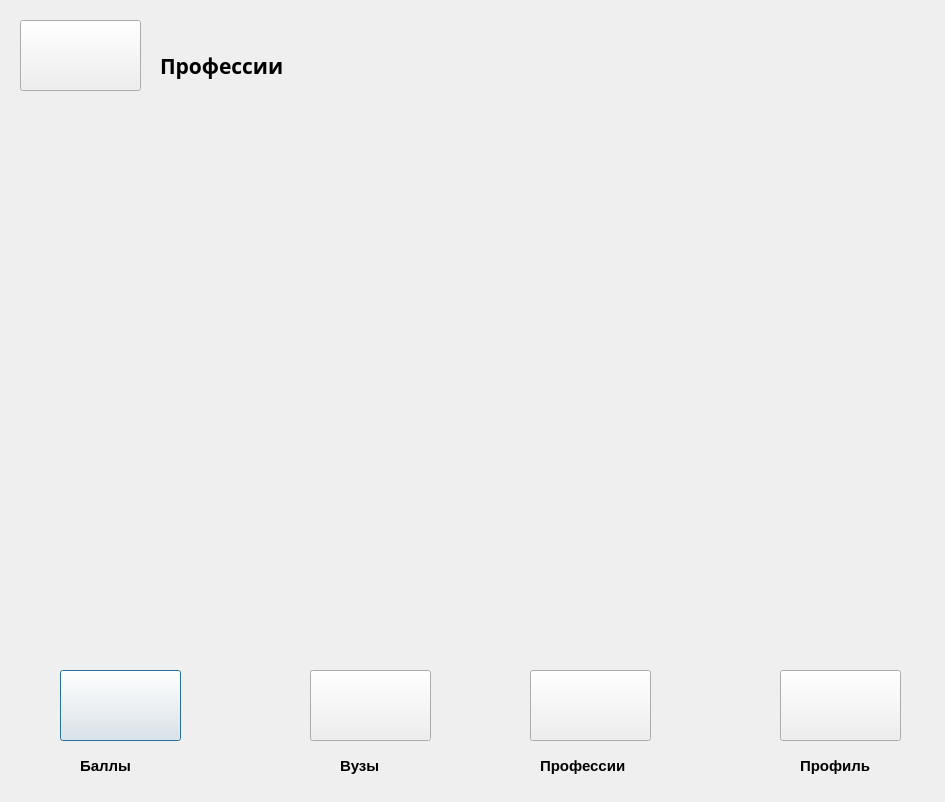
<?xml version="1.0" encoding="UTF-8"?>
<ui version="4.0">
 <class>Dialog</class>
 <widget class="QDialog" name="Dialog">
  <property name="geometry">
   <rect>
    <x>0</x>
    <y>0</y>
    <width>945</width>
    <height>802</height>
   </rect>
  </property>
  <property name="windowTitle">
   <string>Dialog</string>
  </property>
  <property name="styleSheet">
   <string notr="true"/>
  </property>
  <widget class="QLabel" name="label">
   <property name="geometry">
    <rect>
     <x>160</x>
     <y>10</y>
     <width>161</width>
     <height>111</height>
    </rect>
   </property>
   <property name="font">
    <font>
     <family>Segoe UI Black</family>
     <pointsize>16</pointsize>
     <weight>75</weight>
     <bold>true</bold>
    </font>
   </property>
   <property name="text">
    <string>Профессии</string>
   </property>
  </widget>
  <widget class="QPushButton" name="pushButton_2">
   <property name="geometry">
    <rect>
     <x>60</x>
     <y>670</y>
     <width>121</width>
     <height>71</height>
    </rect>
   </property>
   <property name="toolTipDuration">
    <number>-1</number>
   </property>
   <property name="text">
    <string/>
   </property>
   <property name="icon">
    <iconset>
     <normaloff>OneDrive/Изображения/img_143294.png</normaloff>OneDrive/Изображения/img_143294.png</iconset>
   </property>
   <property name="iconSize">
    <size>
     <width>60</width>
     <height>60</height>
    </size>
   </property>
  </widget>
  <widget class="QPushButton" name="pushButton_6">
   <property name="geometry">
    <rect>
     <x>20</x>
     <y>20</y>
     <width>121</width>
     <height>71</height>
    </rect>
   </property>
   <property name="text">
    <string/>
   </property>
   <property name="icon">
    <iconset>
     <normaloff>OneDrive/Изображения/burger-menu.png</normaloff>OneDrive/Изображения/burger-menu.png</iconset>
   </property>
   <property name="iconSize">
    <size>
     <width>60</width>
     <height>60</height>
    </size>
   </property>
  </widget>
  <widget class="QLabel" name="label_2">
   <property name="geometry">
    <rect>
     <x>80</x>
     <y>750</y>
     <width>141</width>
     <height>31</height>
    </rect>
   </property>
   <property name="font">
    <font>
     <pointsize>11</pointsize>
     <weight>75</weight>
     <bold>true</bold>
    </font>
   </property>
   <property name="text">
    <string>Баллы</string>
   </property>
  </widget>
  <widget class="QLabel" name="label_4">
   <property name="geometry">
    <rect>
     <x>340</x>
     <y>750</y>
     <width>141</width>
     <height>31</height>
    </rect>
   </property>
   <property name="font">
    <font>
     <pointsize>11</pointsize>
     <weight>75</weight>
     <bold>true</bold>
    </font>
   </property>
   <property name="text">
    <string>Вузы</string>
   </property>
  </widget>
  <widget class="QLabel" name="label_5">
   <property name="geometry">
    <rect>
     <x>540</x>
     <y>750</y>
     <width>181</width>
     <height>31</height>
    </rect>
   </property>
   <property name="font">
    <font>
     <pointsize>11</pointsize>
     <weight>75</weight>
     <bold>true</bold>
    </font>
   </property>
   <property name="text">
    <string>Профессии</string>
   </property>
  </widget>
  <widget class="QLabel" name="label_6">
   <property name="geometry">
    <rect>
     <x>800</x>
     <y>750</y>
     <width>211</width>
     <height>31</height>
    </rect>
   </property>
   <property name="font">
    <font>
     <pointsize>11</pointsize>
     <weight>75</weight>
     <bold>true</bold>
    </font>
   </property>
   <property name="text">
    <string>Профиль</string>
   </property>
  </widget>
  <widget class="QPushButton" name="pushButton_3">
   <property name="geometry">
    <rect>
     <x>310</x>
     <y>670</y>
     <width>121</width>
     <height>71</height>
    </rect>
   </property>
   <property name="toolTipDuration">
    <number>-1</number>
   </property>
   <property name="text">
    <string/>
   </property>
   <property name="icon">
    <iconset>
     <normaloff>OneDrive/Изображения/4806947.png</normaloff>OneDrive/Изображения/4806947.png</iconset>
   </property>
   <property name="iconSize">
    <size>
     <width>90</width>
     <height>70</height>
    </size>
   </property>
  </widget>
  <widget class="QPushButton" name="pushButton_4">
   <property name="geometry">
    <rect>
     <x>780</x>
     <y>670</y>
     <width>121</width>
     <height>71</height>
    </rect>
   </property>
   <property name="toolTipDuration">
    <number>-1</number>
   </property>
   <property name="text">
    <string/>
   </property>
   <property name="icon">
    <iconset>
     <normaloff>OneDrive/Изображения/dsds.png</normaloff>OneDrive/Изображения/dsds.png</iconset>
   </property>
   <property name="iconSize">
    <size>
     <width>60</width>
     <height>60</height>
    </size>
   </property>
  </widget>
  <widget class="QPushButton" name="pushButton_5">
   <property name="geometry">
    <rect>
     <x>530</x>
     <y>670</y>
     <width>121</width>
     <height>71</height>
    </rect>
   </property>
   <property name="toolTipDuration">
    <number>-1</number>
   </property>
   <property name="text">
    <string/>
   </property>
   <property name="icon">
    <iconset>
     <normaloff>OneDrive/Изображения/images__1_w_trans.png</normaloff>OneDrive/Изображения/images__1_w_trans.png</iconset>
   </property>
   <property name="iconSize">
    <size>
     <width>65</width>
     <height>65</height>
    </size>
   </property>
  </widget>
  <zorder>label</zorder>
  <zorder>pushButton_2</zorder>
  <zorder>label_2</zorder>
  <zorder>label_4</zorder>
  <zorder>label_5</zorder>
  <zorder>label_6</zorder>
  <zorder>pushButton_3</zorder>
  <zorder>pushButton_4</zorder>
  <zorder>pushButton_5</zorder>
  <zorder>pushButton_6</zorder>
 </widget>
 <resources/>
 <connections/>
</ui>
